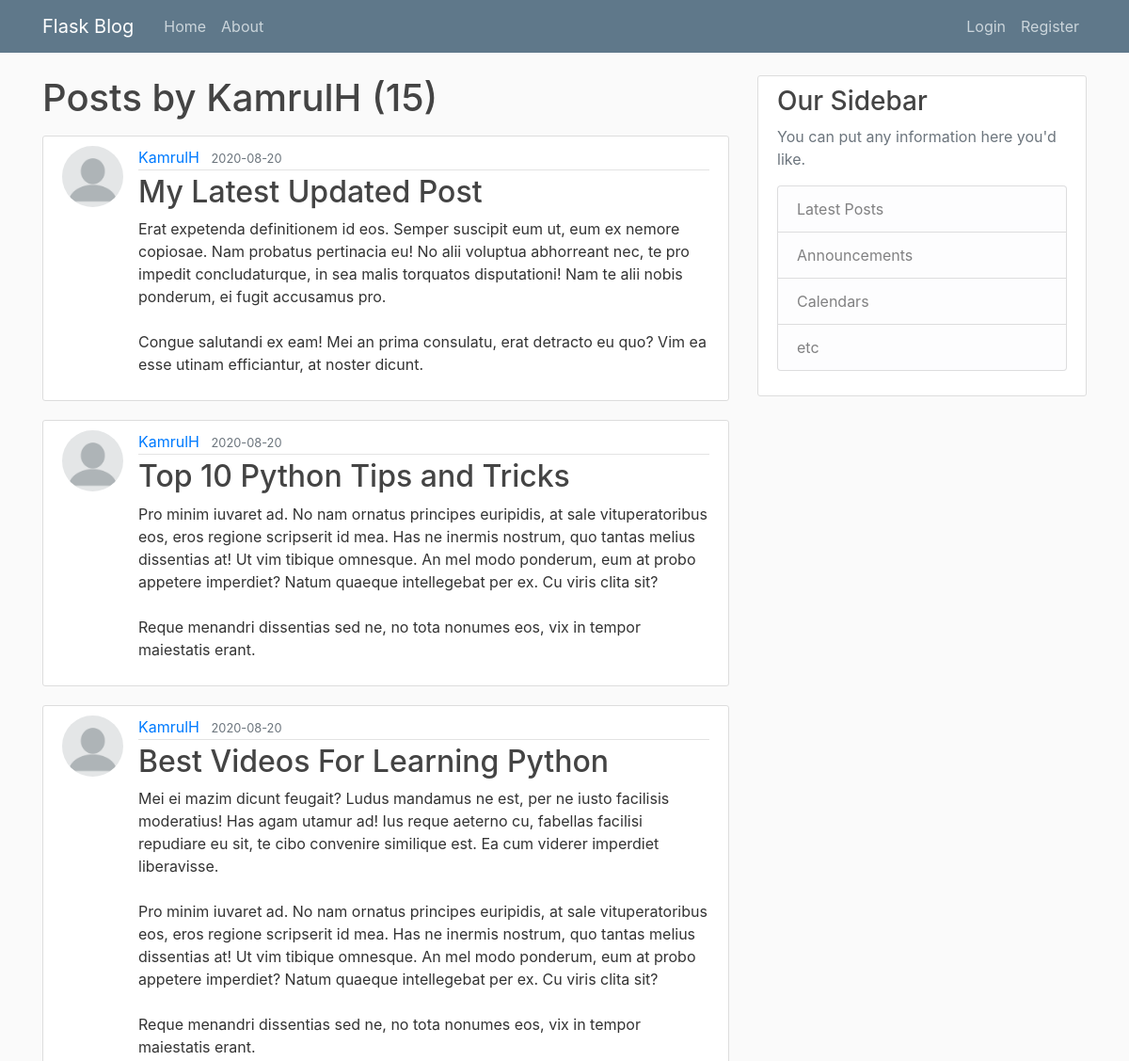
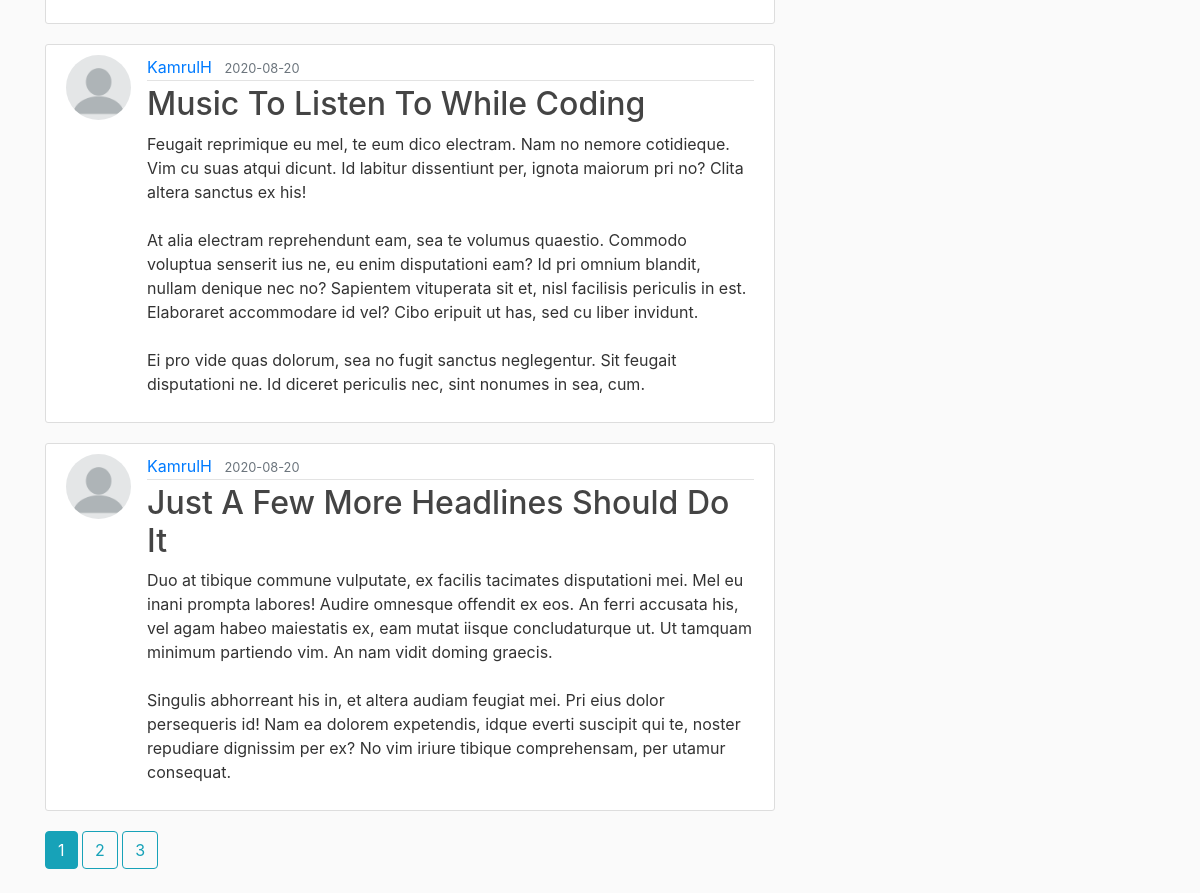
The app's page /user/KamrulH with its own data (2 pictures, top to bottom).
### flaskblog/models.py (models this page shows, shortened)
class User(db.Model, UserMixin):
    id = db.Column(db.Integer, primary_key=True)
    username = db.Column(db.String(20), unique=True, nullable=False)
    email = db.Column(db.String(120), unique=True, nullable=False)
    image_file = db.Column(db.String(20), nullable=False, default='default.jpg')
    password = db.Column(db.String(60), nullable=False)
    posts = db.relationship('Post', backref='author', lazy=True)

class Post(db.Model):
    id = db.Column(db.Integer, primary_key=True)
    title = db.Column(db.String(100), nullable=False)
    date_posted = db.Column(db.DateTime, nullable=False, default=datetime.utcnow)
    content = db.Column(db.Text, nullable=False)
    user_id = db.Column(db.Integer, db.ForeignKey('user.id'), nullable=False)

### flaskblog/routes.py (the view)
@app.route("/user/<string:username>")
def user_posts(username):
    page = request.args.get('page', 1, type=int)
    user = User.query.filter_by(username=username).first_or_404()
    posts = Post.query.filter_by(author=user).order_by(Post.date_posted.desc()).paginate(page=page, per_page=5)
    return render_template('user_posts.html', posts=posts, user=user)

### flaskblog/templates/user_posts.html
{% extends "layout.html" %}
{% block content %}
    <h1 class="mb-3">Posts by {{ user.username }} ({{ posts.total }})</h1>
    {% for post in posts.items %}
        <article class="media content-section">
            <img class="rounded-circle article-img" src="{{ url_for('static', filename='profile_pics/' + post.author.image_file) }}">
            <div class="media-body">
                <div class="article-metadata">
                <a class="mr-2" href="{{ url_for('user_posts', username=post.author.username) }}">{{ post.author.username }}</a>
                <small class="text-muted">{{ post.date_posted.strftime('%Y-%m-%d') }}</small>
                </div>
                <h2><a class="article-title" href="{{ url_for('post', post_id=post.id) }}">{{ post.title }}</a></h2>
                <p class="article-content">{{ post.content }}</p>
            </div>
        </article>
    {% endfor %}
    {% for page_num in posts.iter_pages(left_edge=1, right_edge=1, left_current=1, right_current=2) %}
        {% if page_num %}
            {% if posts.page == page_num %}
                <a class="btn btn-info mb-4" href="{{ url_for('user_posts', username=user.username, page=page_num) }}">{{ page_num }}</a>
            {% else %}
                <a class="btn btn-outline-info mb-4" href="{{ url_for('user_posts', username=user.username, page=page_num) }}">{{ page_num }}</a>
            {% endif %}
        {% else %}
            ...
        {% endif %}
    {% endfor %}
{% endblock content %}

### flaskblog/templates/layout.html (shortened to what this page needs)
<!DOCTYPE html>
<html>
<head>
    <link rel="stylesheet" href="https://maxcdn.bootstrapcdn.com/bootstrap/4.0.0/css/bootstrap.min.css">
    <link rel="stylesheet" type="text/css" href="{{ url_for('static', filename='main.css') }}">
</head>
<body>
    <header class="site-header">
      <nav class="navbar navbar-expand-md navbar-dark bg-steel fixed-top">
        <div class="container">
          <a class="navbar-brand mr-4" href="/">Flask Blog</a>
          <div class="collapse navbar-collapse" id="navbarToggle">
            <div class="navbar-nav mr-auto">
              <a class="nav-item nav-link" href="{{ url_for('home') }}">Home</a>
              <a class="nav-item nav-link" href="{{ url_for('about') }}">About</a>
            </div>
            <div class="navbar-nav">
              {% if current_user.is_authenticated %}
                <a class="nav-item nav-link" href="{{ url_for('new_post') }}">New Post</a>
                <a class="nav-item nav-link" href="{{ url_for('account') }}">Account</a>
                <a class="nav-item nav-link" href="{{ url_for('logout') }}">Logout</a>
              {% else %}
                <a class="nav-item nav-link" href="{{ url_for('login') }}">Login</a>
                <a class="nav-item nav-link" href="{{ url_for('register') }}">Register</a>
              {% endif %}
            </div>
          </div>
        </div>
      </nav>
    </header>
    <main role="main" class="container">
      <div class="row">
        <div class="col-md-8">
          {% block content %}{% endblock %}
        </div>
        <div class="col-md-4">
          <div class="content-section">
            <h3>Our Sidebar</h3>
            <p class='text-muted'>You can put any information here you'd like.
              <ul class="list-group">
                <li class="list-group-item list-group-item-light">Latest Posts</li>
                <li class="list-group-item list-group-item-light">Announcements</li>
                <li class="list-group-item list-group-item-light">Calendars</li>
                <li class="list-group-item list-group-item-light">etc</li>
              </ul>
            </p>
          </div>
        </div>
      </div>
    </main>
</body>
</html>

### flaskblog/static/main.css (style rules this page uses)
body { background: #fafafa; color: #333333; margin-top: 5rem; }
h1, h2, h3, h4, h5, h6 { color: #444444; }
.bg-steel { background-color: #5f788a; }
.site-header .navbar-nav .nav-link { color: #cbd5db; }
.content-section { background: #ffffff; padding: 10px 20px; border: 1px solid #dddddd; border-radius: 3px; margin-bottom: 20px; }
.article-title { color: #444444; }
.article-content { white-space: pre-line; }
.article-img { height: 65px; width: 65px; margin-right: 16px; }
.article-metadata { padding-bottom: 1px; margin-bottom: 4px; border-bottom: 1px solid #e3e3e3; }

### records on screen
User: username "KamrulH"
Post: image_file (picture), author.username "KamrulH", date_posted "2020-08-20", title "My Latest Updated Post", content "Erat expetenda definitionem id eos. Semper suscipit eum ut, eum ex nemore copiosae. Nam probatus pertinacia eu! No alii voluptua abhorreant nec, te pro impedit concludaturque, in sea malis torquatos disputationi! Nam te alii nobis ponderum, ei fugit accusamus pro. Congue salutandi ex eam! Mei an prima consulatu, erat detracto eu quo? Vim ea esse utinam efficiantur, at noster dicunt."
Post: image_file (picture), author.username "KamrulH", date_posted "2020-08-20", title "Top 10 Python Tips and Tricks", content "Pro minim iuvaret ad. No nam ornatus principes euripidis, at sale vituperatoribus eos, eros regione scripserit id mea. Has ne inermis nostrum, quo tantas melius dissentias at! Ut vim tibique omnesque. An mel modo ponderum, eum at probo appetere imperdiet? Natum quaeque intellegebat per ex. Cu viris clita sit? Reque menandri dissentias sed ne, no tota nonumes eos, vix in tempor maiestatis erant."
Post: image_file (picture), author.username "KamrulH", date_posted "2020-08-20", title "Best Videos For Learning Python", content "Mei ei mazim dicunt feugait? Ludus mandamus ne est, per ne iusto facilisis moderatius! Has agam utamur ad! Ius reque aeterno cu, fabellas facilisi repudiare eu sit, te cibo convenire similique est. Ea cum viderer imperdiet liberavisse. Pro minim iuvaret ad. No nam ornatus principes euripidis, at sale vituperatoribus eos, eros regione scripserit id mea. Has ne inermis nostrum, quo tantas melius dissentias at! Ut vim tibique omnesque. An mel modo ponderum, eum at probo appetere imperdiet? Natum quaeque intellegebat per ex. Cu viris clita sit? Reque menandri dissentias sed ne, no tota nonumes eos, vix in tempor maiestatis erant."
Post: image_file (picture), author.username "KamrulH", date_posted "2020-08-20", title "Music To Listen To While Coding", content "Feugait reprimique eu mel, te eum dico electram. Nam no nemore cotidieque. Vim cu suas atqui dicunt. Id labitur dissentiunt per, ignota maiorum pri no? Clita altera sanctus ex his! At alia electram reprehendunt eam, sea te volumus quaestio. Commodo voluptua senserit ius ne, eu enim disputationi eam? Id pri omnium blandit, nullam denique nec no? Sapientem vituperata sit et, nisl facilisis periculis in est. Elaboraret accommodare id vel? Cibo eripuit ut has, sed cu liber invidunt. Ei pro vide quas dolorum, sea no fugit sanctus neglegentur. Sit feugait disputationi ne. Id diceret periculis nec, sint nonumes in sea, cum."
Post: image_file (picture), author.username "KamrulH", date_posted "2020-08-20", title "Just A Few More Headlines Should Do It", content "Duo at tibique commune vulputate, ex facilis tacimates disputationi mei. Mel eu inani prompta labores! Audire omnesque offendit ex eos. An ferri accusata his, vel agam habeo maiestatis ex, eam mutat iisque concludaturque ut. Ut tamquam minimum partiendo vim. An nam vidit doming graecis. Singulis abhorreant his in, et altera audiam feugiat mei. Pri eius dolor persequeris id! Nam ea dolorem expetendis, idque everti suscipit qui te, noster repudiare dignissim per ex? No vim iriure tibique comprehensam, per utamur consequat."

### other values on screen
{{ posts.total }} "15"
{{ page_num }} "1"
{{ page_num }} "2" "3"
